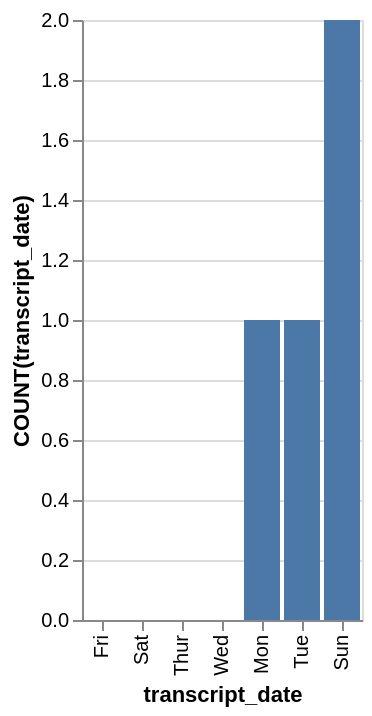

Here is the Vega-Lite specification saved for this chart:
### Vega-Lite specification from a JSON file in a GitHub repository (floating-point values rounded to 4 significant figures)
{"data": {"values": [{"x_data": "Fri", "y_data": 0}, {"x_data": "Sat", "y_data": 0}, {"x_data": "Thur", "y_data": 0}, {"x_data": "Wed", "y_data": 0}, {"x_data": "Mon", "y_data": 1}, {"x_data": "Tue", "y_data": 1}, {"x_data": "Sun", "y_data": 2}]}, "mark": "bar", "encoding": {"x": {"field": "x_data", "type": "nominal", "title": "transcript_date", "sort": {"op": "sum", "field": "y_data", "order": "ascending"}}, "y": {"field": "y_data", "type": "quantitative", "title": "COUNT(transcript_date)"}}}
